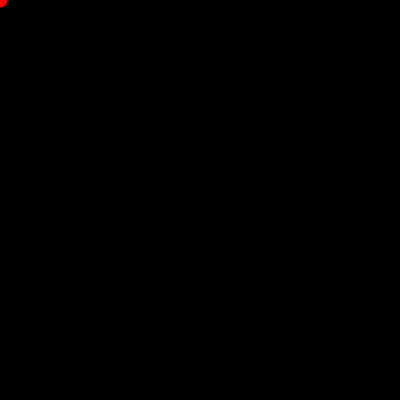
Frame 1 (no input)
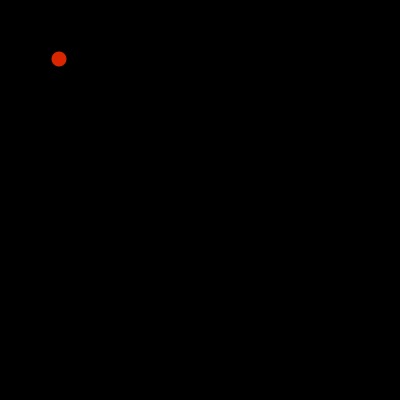
Frame 60 (the mouse pressed at the canvas centre just before this capture)
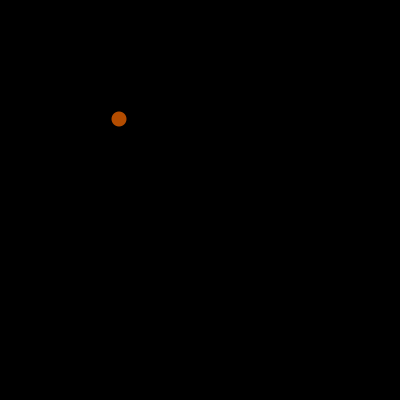
Frame 120 (the mouse held since frame 60 and released just before this capture)

The Processing sketch that drew these frames (run headless with seeded random() and noise(); from frame 60 on, the mouse is pressed at the canvas centre):

// Processing sketch: s06e01cringelings
// ── s06e01cringelings.pde
// Expresión Digital - Diseño Digital - UDD - 2016
// Catalina Ringeling Selman
// s06e01cringelings


float x, y, amt;
color c1, c2, c3;

void setup() {
  size (400, 400);
  x = 0;
  y = 0;
  
  c1 = color (255, 0, 0);    //Rojo
  c2 = color (0, 255, 0);    //Verde
  //c3 = lerpColor(c1, c2, amt);
}

void draw() {
  //Modificar la variable amt para que
  //amt = map(variable, minV, maxV, miRm, miRmax);
  amt = map(x, 0, width, 0, 1);
  c3 = lerpColor(c1, c2, amt);
 
  background(0);
  fill(c3);
  noStroke();
  ellipse(x, y, 15, 15);
  x++;
  y++;
}
